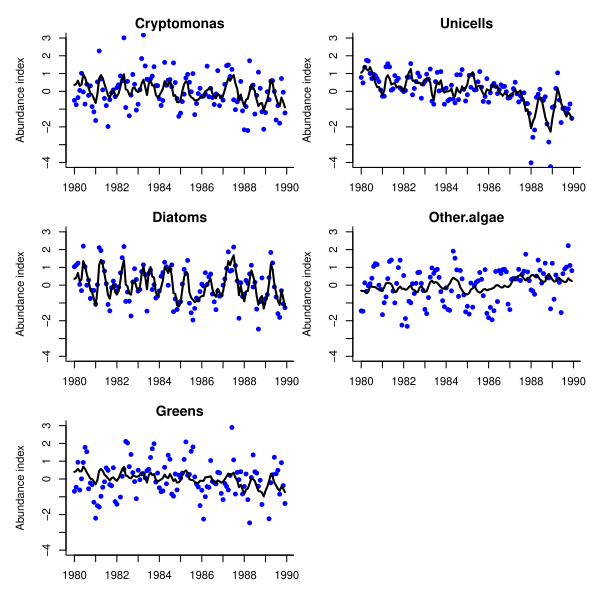

Here is the R script that generated this plot:
###################################################
### code chunk number 42: Cs29_plotbestcovarfits
###################################################
par.mat <- coef(kemz.temp, type = "matrix")
fit.b <- par.mat$Z %*% kemz.temp$states + matrix(par.mat$A, nrow = N.ts, ncol = TT)
spp <- rownames(dat.z)
par(mfcol = c(3, 2), mar = c(3, 4, 1.5, 0.5), oma = c(0.4, 1, 1, 1))
for (i in 1:length(spp)) {
  plot(dat.z[i, ], xlab = "", ylab = "Abundance index", bty = "L", xaxt = "n", ylim = c(-4, 3), pch = 16, col = "blue")
  axis(1, 12 * (0:dim(dat.z)[2]) + 1, 1980 + 0:dim(dat.z)[2])
  lines(fit.b[i, ], lwd = 2)
  title(spp[i])
}
